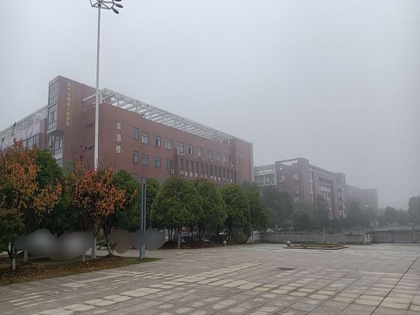
%> input picture Doc/2.jpg, 420 x 315 px, shrunk from 640 x 480 before the run
$ octave image_to_rgb565.m   (GNU Octave 9; MATLAB toolbox functions it lacks are replaced by stand-ins)
%> lines starting %> are read from the running program, lines starting %| are printed output that depends on the picture
clc; %清理命令行窗口
clear all; %清理工作区

%读取图片
I=imread('2.jpg');
%> I is the input picture: size 315x420x3 uint8; mean R, G, B 144.9, 144.8, 145.9
%将图片转换为16位无符号整型
I_16=uint16(I);
%右移3位，除以8
R=bitshift(I_16(:,:,1), -3);
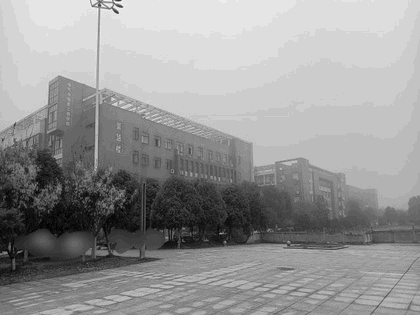
%> R: size 315x420 uint16; min 0, max 30, mean 17.7; drawn with min black and max white
%右移2位，除以4
G=bitshift(I_16(:,:,2), -2);
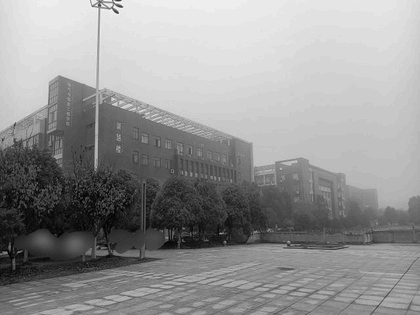
%> G: size 315x420 uint16; min 1, max 61, mean 35.8; drawn with min black and max white
%右移3位，除以8
B=bitshift(I_16(:,:,3), -3);
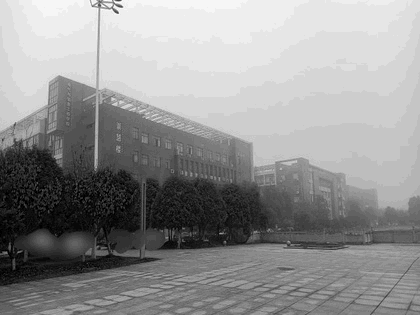
%> B: size 315x420 uint16; min 0, max 31, mean 17.8; drawn with min black and max white
%将R、G、B位移到正确的位置并进行或运算
RGB565=bitor(bitor(bitshift(R,11),bitshift(G,5)), B);
%获取图片的长宽
[m,n] = size(RGB565);
%> m = 315; n = 420
fid=fopen('RGB565_mode.txt','wt');
for i=1:m
    for j=1:n
        fprintf(fid,'%X ',RGB565(i,j));
    end
  %  fprintf(fid,'\n');
end
fclose(fid);

$ run again, with Doc/1.jpg copied over Doc/2.jpg
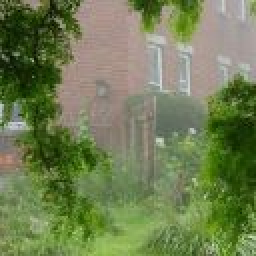
%> input picture Doc/1.jpg, 128 x 128 px (shown 2 times larger)
%> I is the input picture: size 128x128x3 uint8; mean R, G, B 112.4, 126.5, 82.8
%> `G=bitshift(I_16(:,:,2), -2);`:
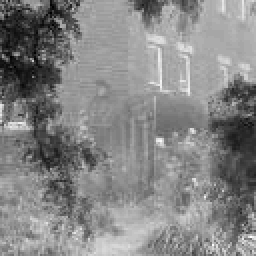
%> G: size 128x128 uint16 (shown 2 times larger); min 4, max 56, mean 31.2; drawn with min black and max white
%> `B=bitshift(I_16(:,:,3), -3);`:
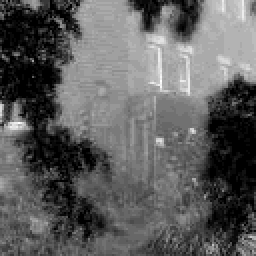
%> B: size 128x128 uint16 (shown 2 times larger); min 0, max 27, mean 9.9; drawn with min black and max white

$ run again, with Doc/3.jpg copied over Doc/2.jpg
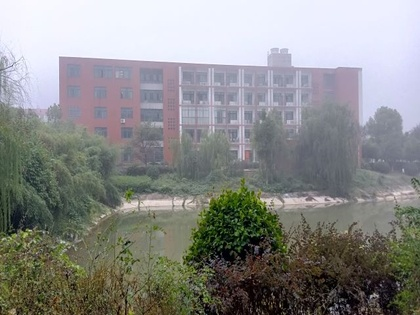
%> input picture Doc/3.jpg, 420 x 315 px, shrunk from 640 x 480 before the run
%> I is the input picture: size 315x420x3 uint8; mean R, G, B 138, 138.9, 137
%> `G=bitshift(I_16(:,:,2), -2);`:
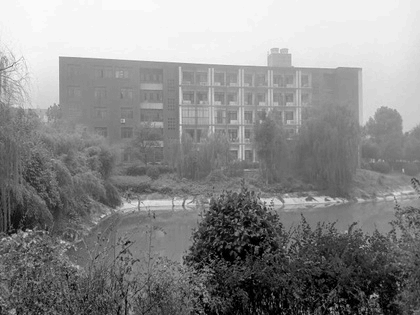
%> G: size 315x420 uint16; min 0, max 63, mean 34.3; drawn with min black and max white
%> `B=bitshift(I_16(:,:,3), -3);`:
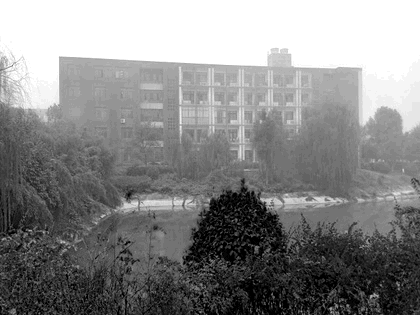
%> B: size 315x420 uint16; min 0, max 31, mean 16.6; drawn with min black and max white

$ run again, with Doc/4.jpg copied over Doc/2.jpg
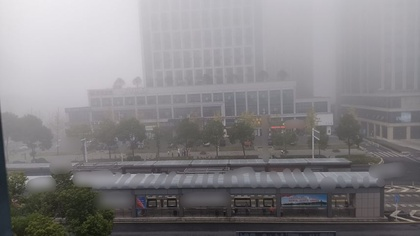
%> input picture Doc/4.jpg, 420 x 236 px, shrunk from 854 x 480 before the run
%> I is the input picture: size 236x420x3 uint8; mean R, G, B 133.8, 131.5, 134.3
%> `R=bitshift(I_16(:,:,1), -3);`:
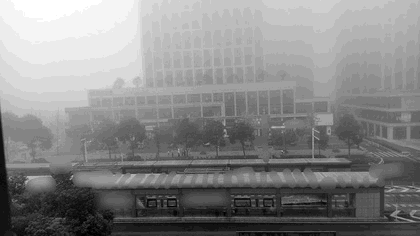
%> R: size 236x420 uint16; min 2, max 29, mean 16.3; drawn with min black and max white
